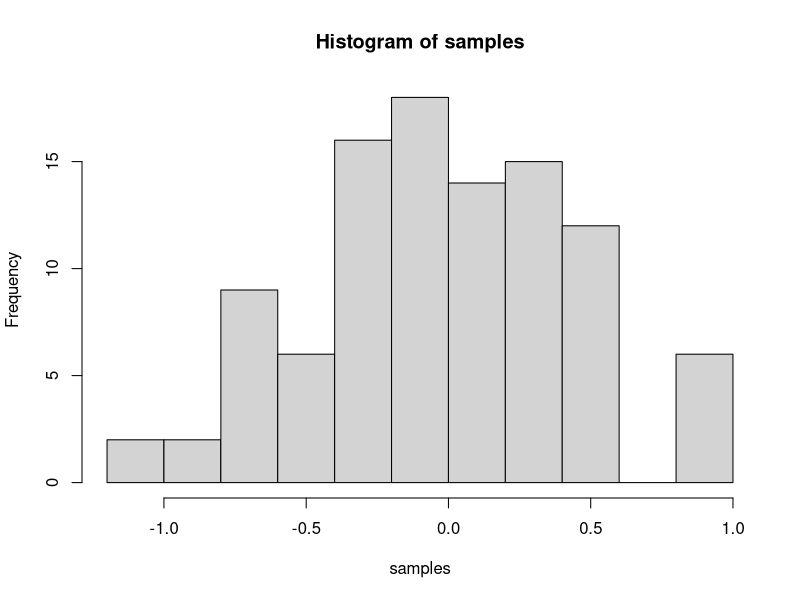
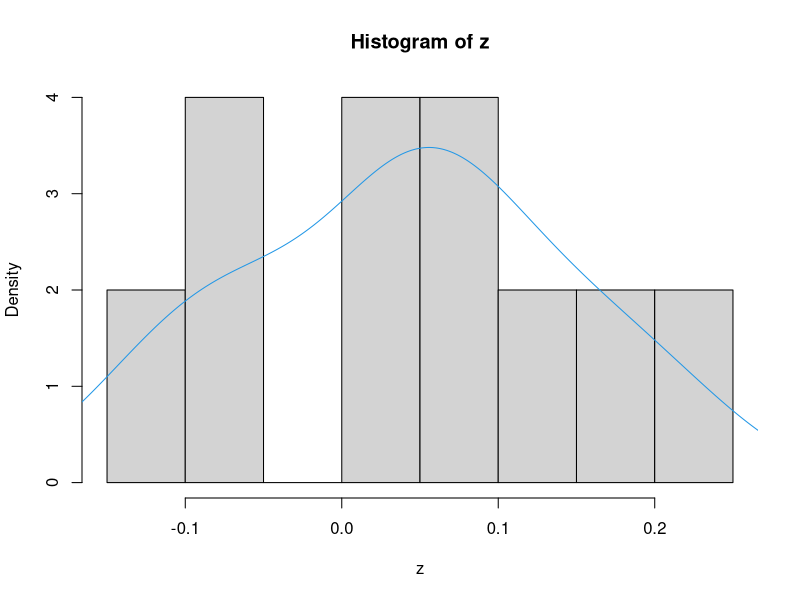

These figures' R source, in order:
## ---- chunk 1
knitr::opts_chunk$set(message=FALSE,warning=FALSE, cache=TRUE)
## ---- chunk 2
15+20
12*12 # * is multiplication sign.
126/3 # / is division sign.
(2+5+7)/5
## ---- chunk 3
a<-1
b<-2
a+b

d<-c(1,2,3)
e<-c(5,6,7)
d+e
d*e
d/e

x<-4
y<-x+6
y

## ---- chunk 4
x<-5
is.double(x)

## ---- chunk 5
y<-"brown"
is.double(y)
is.character(y)
## ---- chunk 6
d<- TRUE
is.logical(d)
## ---- chunk 7
s<-0/0
s

z<-c()
z

6/0

-2/0
## ---- chunk 8
samples <- rnorm(100, mean=0, sd=0.5)
hist(samples,breaks=10)
#hist(samples, prob)
#lines(density(samples),col=4)
## ---- chunk 9
# for loop solution
# i becomes the number 1 to 100 at each step of the loop


a <- length(20) # make empty variable, set length to 100
for (i in 1:20){
  a[i] <-i #assigns the number in i, to the ith index of a
}

print(a)

# for loop solution #2

a<-c() #create empty variable using combine command
for (i in 1:20){
  a<-c(a,i) # keeps combining a with itself and the new number in i
}
print(a)

# seq solution
a <- seq(1,20,1) # look up help for seq using ?seq() in console
print(a)

## ---- chunk 10
z<-rnorm(10,0,0.1)
hist(z,probability=TRUE)
lines(density(z),col=4)
(z+5)
summary(z) ### Give summary of the distribution
## ---- chunk 11
### It is true and I checked it for Bernoulli likelihood and
### normal prior distribution with variance=1. Albumin has 0 and 1.

Laplacealbumin<-function(y,E0,tol=1E-5,n=20)
{#MF 04/10/18
  z0<-E0
  d<-1
  for (i in 1:n)
  {if (abs(d)>tol)
  {ez<-exp(z0)
  pz<-ez/(1+ez)
  f<-y-(z0-E0)-pz
  fd<--(1+pz*(1-pz))
  d<-f/fd
  z0<-z0-d
  }
  }
  mean<-z0
  var<- -1/fd
  return(list(E1=mean,V1=var))
}

Laplacealbumin(y=1,E0=0,tol=1E-5,n=20)
## ---- chunk 12
## Simple function to find the mean and the variance for 
## set of data.

f<-function(x,n)
{
  xbar<-mean(x)
  n<-length(x)
  ss<-sum((x-xbar)^2)
  v<-ss/(n-1)
  return(list(xbar=xbar,v=v))
}

x<-c(1:3)
f(x,n)
## ---- chunk 13
mean(x);var(x)
